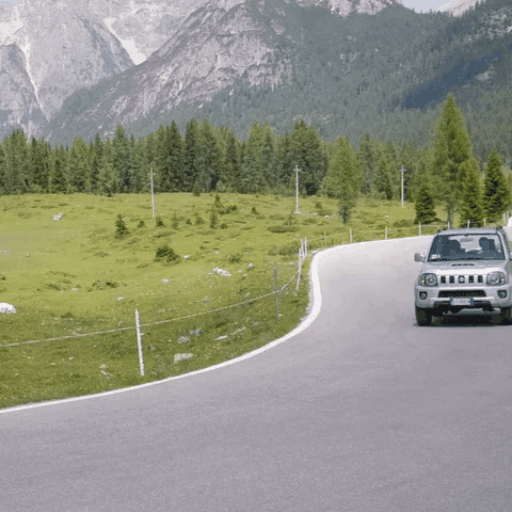
#> input picture data/jeep.gif, 512 x 512 px, given in place of 0000.jpg, which was not available
$ python detect_jeep_second_pipe.py   (Python 2 division)
#> lines starting #> are read from the running program, lines starting #| are printed output that depends on the picture; pictures that were not available may be replaced by others from this repository, and a replacement may not be noted
import sys
import os

# Get the project directory and append the tools directory to sys.path
project_dir = os.path.dirname(os.path.dirname(os.path.abspath(__file__)))
sys.path.append(os.path.join(project_dir, 'tools'))

import cv2
import numpy as np
import matplotlib.pyplot as plt
from VideoTools import VideoTools


show_graphs = False

# Paths
data_folder = "data"
processed_data_folder = "processed_data"
gif_file = os.path.join(data_folder, "jeep.gif")
mp4_file = os.path.join(processed_data_folder, "jeep.mp4")
frames_folder = os.path.join(processed_data_folder, "jeep")

first_extraction = False
if first_extraction:
    # Ensure processed_data folder exists
    os.makedirs(processed_data_folder, exist_ok=True)
    os.makedirs(frames_folder, exist_ok=True)

    # Step 1: Convert GIF to MP4
    video_tools = VideoTools()
    video_tools.gif2mp4(gif_file, mp4_file)

    # Step 2: Extract 10 frames
    video_tools.extract_frames(mp4_file, frames_folder, num_frames=10)

# Step 3: Compute difference between two frames
frame1_path = os.path.join(frames_folder, "0000.jpg")
frame2_path = os.path.join(frames_folder, "0001.jpg")

# Load two grayscale frames
frame1 = cv2.imread(frame1_path, cv2.IMREAD_GRAYSCALE)
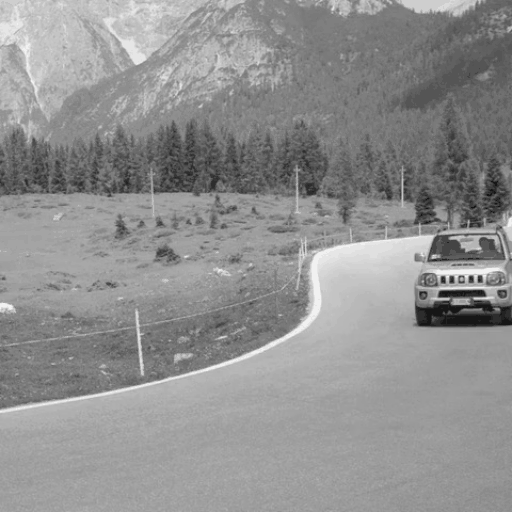
#> frame1: shape (512, 512); min 22, max 241, mean 144.1
frame2 = cv2.imread(frame2_path, cv2.IMREAD_GRAYSCALE)

sift = cv2.SIFT_create()
kp1, des1 = sift.detectAndCompute(frame1,None)
#> kp1 = 1480 keypoints; strongest (x, y, size): (471, 278, 3.8), (480, 279, 4), (452, 279, 3.9), (443, 279, 3.9)
kp2, des2 = sift.detectAndCompute(frame2,None)
#> kp2 has the same summary as kp1

# BFMatcher with default params
bf = cv2.BFMatcher()
matches = bf.knnMatch(des1,des2,k=2)
#> matches = 1480 matches

# Apply ratio test
good_matches = []
good_matches_sublist = []
for m,n in matches:
    if m.distance < 0.75*n.distance:
        good_matches_sublist.append([m])
        good_matches.append(m)
#> after the loop, good_matches = 1480 matches; good_matches_sublist = 1480 matches

# cv.drawMatchesKnn expects list of lists as matches.
img3 = cv2.drawMatchesKnn(frame1,kp1,frame2,kp2,good_matches_sublist,None,flags=cv2.DrawMatchesFlags_NOT_DRAW_SINGLE_POINTS)
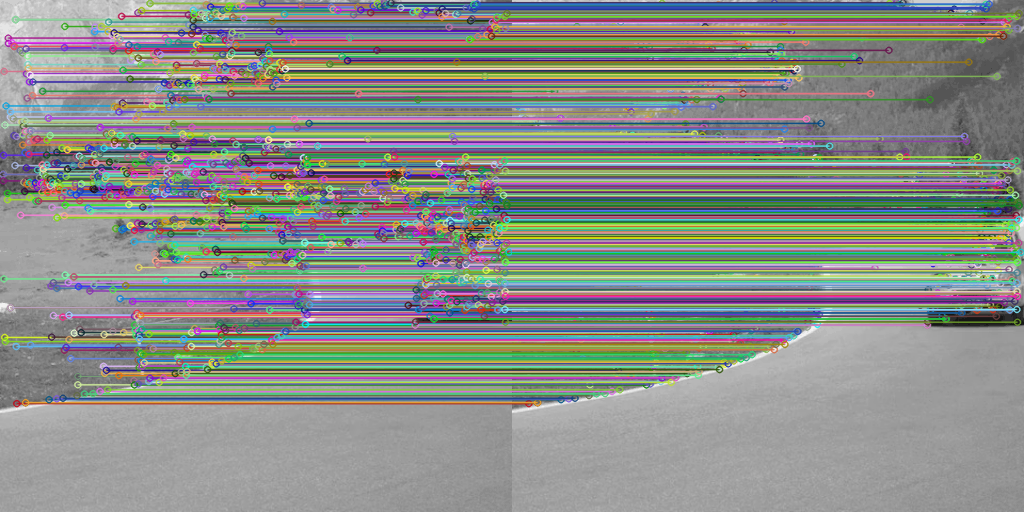
#> img3: shape (512, 1024, 3); mean of channels 0, 1, 2 136.2, 141.1, 137.4; drawn as B, G, R

if show_graphs:
    plt.imshow(img3),plt.show()

# Extract locations of matched keypoints
src_pts = np.float32([kp1[m.queryIdx].pt for m in good_matches]).reshape(-1, 1, 2)
#> src_pts = 1480 rows, first 8: [2.69, 174], [2.69, 174], [2.85, 180.4], [3.02, 154.7], [3.41, 278.4], [3.6, 70.95], [4.21, 337], [4.43, 124.5]
dst_pts = np.float32([kp2[m.trainIdx].pt for m in good_matches]).reshape(-1, 1, 2)
#> dst_pts has the same summary as src_pts

# Use RANSAC to estimate the homography matrix and filter outliers
H, mask = cv2.findHomography(src_pts, dst_pts, cv2.RANSAC, 5.0) # src for frame1 keypoints, dst for frame2 keypoints
#> H = [[1, -1.71e-16, 3.17e-13], [-1.45e-15, 1, 2.38e-13], [-7.16e-18, -2.09e-19, 1]]; mask = 1480 values from 1 to 1
matches_mask = mask.ravel().tolist()
#> matches_mask = 1480 values from 1 to 1

# Draw inliers
draw_params = dict(matchColor=(0, 255, 0),  # Green matches
                   singlePointColor=None,
                   matchesMask=matches_mask,  # Draw only inliers
                   flags=cv2.DrawMatchesFlags_DEFAULT)
#> draw_params = 4 items

img4 = cv2.drawMatches(frame1, kp1, frame2, kp2, good_matches, None, **draw_params)
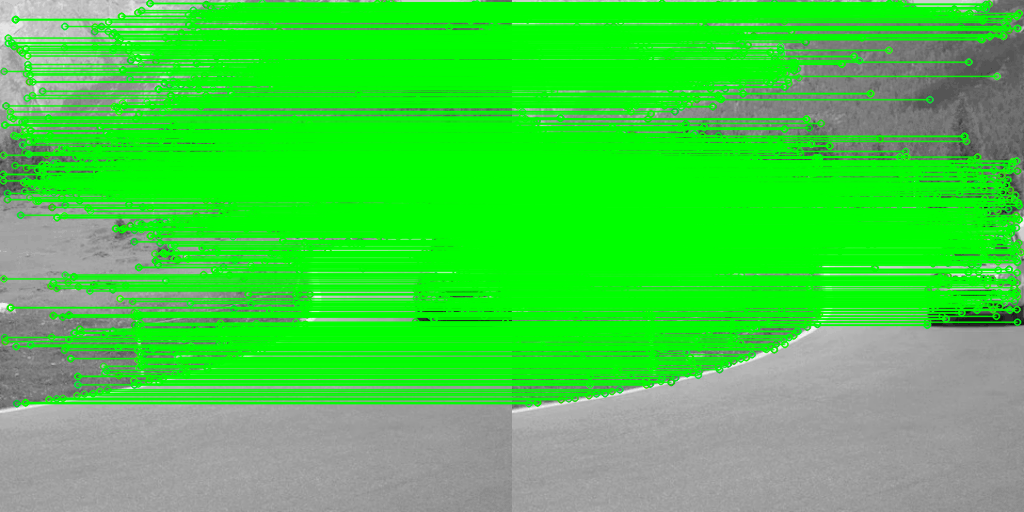
#> img4: shape (512, 1024, 3); mean of channels 0, 1, 2 69.3, 207.1, 69.3; drawn as B, G, R

if show_graphs:
    # Display the matches
    plt.figure(figsize=(15, 10))
    plt.imshow(img4)
    plt.title("Matches After RANSAC")
    plt.show()

# Warp frame2 to align with frame1
height, width = frame1.shape
#> height = 512; width = 512
aligned_frame2 = cv2.warpPerspective(frame2, H, (width, height))

if show_graphs:
    # Visualize the aligned result
    plt.figure(figsize=(10, 5))
    plt.subplot(1, 2, 1), plt.imshow(frame1, cmap='gray'), plt.title("Frame 1 (Reference)")
    plt.subplot(1, 2, 2), plt.imshow(aligned_frame2, cmap='gray'), plt.title("Aligned Frame 2")
    plt.show()


# Extract inliers and outliers from RANSAC
inliers = np.where(mask.ravel() == 1)[0]
#> inliers = 1480 values from 0 to 1479
outliers = np.where(mask.ravel() == 0)[0]
#> outliers = empty array

# Separate inlier and outlier points
inlier_src_pts = src_pts[inliers] # src for frame1 keypoints, dst for frame2 keypoints
#> inlier_src_pts has the same summary as src_pts
inlier_dst_pts = dst_pts[inliers]
#> inlier_dst_pts has the same summary as src_pts

outlier_src_pts = src_pts[outliers]
#> outlier_src_pts = empty array
outlier_dst_pts = dst_pts[outliers]
#> outlier_dst_pts = empty array

# Visualize outliers (moving object points) on frame1
frame1_outliers = frame1.copy()
for pt in outlier_src_pts: # outlier_src_pts in frame1
    x, y = int(pt[0][0]), int(pt[0][1])
    cv2.circle(frame1_outliers, (x, y), 5, (255, 0, 0), -1)  # Red circles for outliers
#> this loop made 0 passes

if show_graphs:
    # Visualize the result
    plt.figure(figsize=(10, 5))
    plt.subplot(1, 2, 1), plt.imshow(frame1, cmap='gray'), plt.title("Original Frame 1")
    plt.subplot(1, 2, 2), plt.imshow(frame1_outliers, cmap='gray'), plt.title("Detected Outliers (Moving Object)")
    plt.show()

if show_graphs:
    plt.figure(figsize=(10, 5))
    plt.scatter([pt[0][0] for pt in outlier_src_pts], [pt[0][1] for pt in outlier_src_pts], color='blue')
    plt.title("Outlier Points Before Clustering")
    plt.xlabel("X Coordinate")
    plt.ylabel("Y Coordinate")
    plt.show()

k = 2

# clustering that includes the intensity
z = []
for pt in outlier_src_pts: # outlier_src_pts in frame1
    x, y = int(pt[0][0]), int(pt[0][1]) # we can cluster based on spatial proximity.
    intensity = frame1[y][x]  # Add intensity value
    z.append([x, y, intensity])  # Include intensity as a third feature
#> after the loop, z = []

# convert to np.float32
Z = np.float32(z)
#> Z = empty array
# define criteria and apply kmeans()
criteria = (cv2.TERM_CRITERIA_EPS + cv2.TERM_CRITERIA_MAX_ITER, 10, 1.0)
#> criteria = (3, 10, 1)
#> (the run stopped early here; a loop or call above may not have finished)
